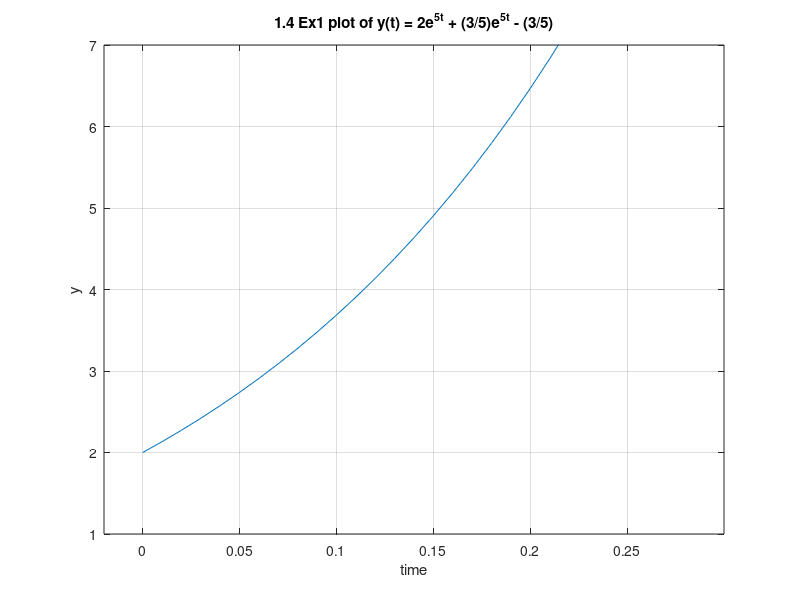

This figure's MATLAB source:
% Solution to y' = ay + q(t) when q(t) = constant source  is 
% y(t) = y(0)e^(at) + (q/a)(e^(at) - 1)

% 1.4 Ex 1: Solve dy/dt -5y = 3 starting from y(0) = 2
% a = 5, q = 3, y(0) = 2
% y(t) = 2e^(5t) + (3/5)e^(5t) - (3/5)

% run with $ matlab -batch "ex_1"

t = 0.0:0.01:10.0;

y = 2*(exp(5*t)) + (3/5)*(exp(5*t)) - (3/5)

f = figure;
plot(t,y);
ylim([1 7]);
xlim([-0.02 0.3]);
grid on;
title("1.4 Ex1 plot of y(t) = 2e^{5t} + (3/5)e^{5t} - (3/5)");
xlabel("time");
ylabel("y");
uiwait(f);